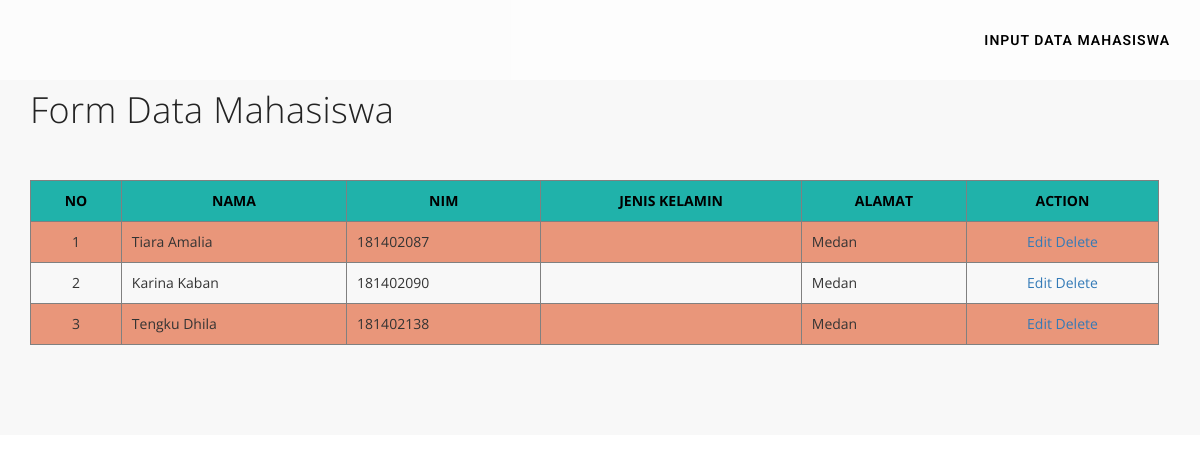
/index.php/crud, run on the app's committed database.
### tables this page shows
CREATE TABLE `mahasiswa` (
  `nim` varchar(30) NOT NULL,
  `nama` varchar(30) NOT NULL,
  `alamat` varchar(30) NOT NULL
);

### application/controllers/crud.php (called while the page is built, shortened)
<?php
class crud extends CI_Controller {
	function __construct() {
		$this->load->model('m_data');
		$this->load->helper('url');
	}
	public function index() {
		$data['mahasiswa'] = $this->m_data->tampil_data()->result();
		$this->load->view('v_tampil', $data);
	}
}

### index.php (called while the page is built, shortened)
<?php
require_once BASEPATH.'core/CodeIgniter.php';

### application/models/m_data.php (called while the page is built, shortened)
<?php
class M_data extends CI_Controller {
	public function tampil_data()
	{
		$data=$this->db->get("mahasiswa");
		return $data;
	}
}

### application/views/v_tampil.php (the view, shortened to what this page needs)
<!DOCTYPE html>
<html lang="en">
	<head>
		<link rel="stylesheet" href="<?php echo base_url()?>aset/css/bootstrap.min.css" rel="stylesheet">
		<link rel="stylesheet" href="https://maxcdn.bootstrapcdn.com/font-awesome/4.4.0/css/font-awesome.min.css">
		<link rel="stylesheet" href="<?php echo base_url()?>aset/css/style.css" rel="stylesheet">
	</head>
	<body id="page-top">
		<nav class="navbar navbar-default navbar-fixed-top">
			<div class="container">
				<div class="collapse navbar-collapse" id="bs-example-navbar-collapse-1">
					<ul class="nav navbar-nav navbar-right">
						<li>
							<a class="page-scroll" href="<?php echo base_url('index.php/crud/input'); ?>">Input Data Mahasiswa</a>
						</li>
					</ul>
				</div>
			</div>
		</nav>
		<section class="light-bg">
			<div class="container">
				<div class="row">
					<div class="col-md-7">
						<div class="section-text">
							<h1>Form Data Mahasiswa</h1>
	<br>
	<table style="margin:20px auto;" border="1">
		<tr>
			<th><center>NO</th></center>
			<th><center>NAMA</th></center>
			<th><center>NIM</th></center>
			<th><center>JENIS KELAMIN</th></center>
			<th><center>ALAMAT</th></center>
			<th><center>ACTION</th></center>
		</tr>
		<?php
		$no = 1;
		foreach($mahasiswa as $u) {
		?>
		<tr>
			<td><center><?php echo $no++ ?></td></center>
			<td><?php echo $u->nama ?></td>
			<td><?php echo $u->nim ?></td>
			<td><?php echo $u->jenis_kelamin ?></td>
			<td><?php echo $u->alamat ?></td>
			<td><center><?php echo anchor('crud/edit/'.$u->nim,'Edit');?>
				<?php echo anchor('crud/delete/'.$u->nim,'Delete');?></td></center>
		</tr>
		<?php } ?>
	</table>
						</div>
					</div>
				</div>
			</div>
		</section>
	</body>
</html>

### aset/css/style.css (style rules this page uses)
body { margin: 0px; font-family: "Open Sans", Sans-serif; }
h1, h2, h3, h4, h5, h6 { font-weight: 300; letter-spacing: 0.4px; font-family: "Open Sans", Sans-serif; color: #232323; }
a, a:hover, a:focus, a:active, a.active { outline: 0; }
@media (min-width: 768px) { section { padding: 150px 0; } }
section { padding: 70px 0; }
ul { padding-left: 0; padding-top: 10px; }
ul li { list-style: none; padding-bottom: 10px; font-family: 'Open Sans', sans-serif; font-size: 14px; font-weight: 500; line-height: 23px; letter-spacing: 0.2px; color: #000000; }
.navbar-default { background-color: #222; border-color: transparent }
.navbar-default .navbar-collapse { border-color: rgba(255,255,255,.02) }
.navbar-default .nav li a { font-family: "Roboto",sans-serif; text-transform: uppercase; font-weight: 600; letter-spacing: 1px; color:#000; }
@media (min-width:768px) { .navbar-default { background-color: rgba(255, 255, 255, 0.65); padding: 5px 0; -webkit-transition:padding .3s; -moz-transition:padding .3s; transition:padding .3s; border:0 } }
.light-bg { background-color: #f8f8f8; }

### application/views/v_tampil.php (style rules this page uses)
table { border-collapse: collapse; width: 173%; }
th, td { text-align: left; padding: 10px; }
tr:nth-child(even) { background-color: #E9967A }
th { background-color: #20B2AA; color: black; }

### data on the page
mahasiswa: nama "Tiara Amalia", nim "181402087", alamat "Medan", nim "Edit", nim "Delete"
mahasiswa: nama "Karina Kaban", nim "181402090", alamat "Medan", nim "Edit", nim "Delete"
mahasiswa: nama "Tengku Dhila", nim "181402138", alamat "Medan", nim "Edit", nim "Delete"
